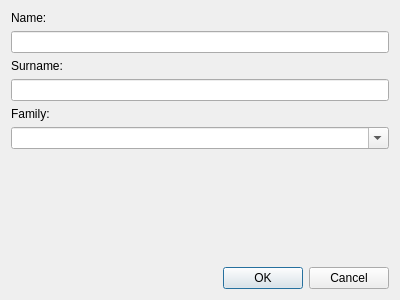
<?xml version="1.0" encoding="UTF-8"?>
<ui version="4.0">
    <class>EditClientDialog</class>
    <widget class="QDialog" name="EditClientDialog">
        <property name="geometry">
            <rect>
                <x>0</x>
                <y>0</y>
                <width>400</width>
                <height>300</height>
            </rect>
        </property>
        <property name="windowTitle">
            <string>Edit Client</string>
        </property>
        <layout class="QVBoxLayout" name="verticalLayout">
            <item>
                <widget class="QLabel" name="label_name">
                    <property name="text">
                        <string>Name:</string>
                    </property>
                </widget>
            </item>
            <item>
                <widget class="QLineEdit" name="nameLineEdit"/>
            </item>
            <item>
                <widget class="QLabel" name="label_surname">
                    <property name="text">
                        <string>Surname:</string>
                    </property>
                </widget>
            </item>
            <item>
                <widget class="QLineEdit" name="surnameLineEdit"/>
            </item>
            <item>
                <widget class="QLabel" name="label_family">
                    <property name="text">
                        <string>Family:</string>
                    </property>
                </widget>
            </item>
            <item>
                <widget class="QComboBox" name="familyComboBox">
                    <property name="editable">
                        <bool>true</bool>
                    </property>
                </widget>
            </item>
            <item>
                <spacer name="verticalSpacer">
                    <property name="orientation">
                        <enum>Qt::Vertical</enum>
                    </property>
                    <property name="sizeHint" stdset="0">
                        <size>
                            <width>20</width>
                            <height>40</height>
                        </size>
                    </property>
                </spacer>
            </item>
            <item>
                <widget class="QDialogButtonBox" name="buttonBox">
                    <property name="orientation">
                        <enum>Qt::Horizontal</enum>
                    </property>
                    <property name="standardButtons">
                        <set>QDialogButtonBox::Cancel|QDialogButtonBox::Ok</set>
                    </property>
                </widget>
            </item>
        </layout>
    </widget>
    <resources/>
    <connections>
        <connection>
            <sender>buttonBox</sender>
            <signal>accepted()</signal>
            <receiver>EditClientDialog</receiver>
            <slot>accept()</slot>
            <hints>
                <hint type="sourcelabel">
                    <x>248</x>
                    <y>254</y>
                </hint>
                <hint type="destinationlabel">
                    <x>157</x>
                    <y>274</y>
                </hint>
            </hints>
        </connection>
        <connection>
            <sender>buttonBox</sender>
            <signal>rejected()</signal>
            <receiver>EditClientDialog</receiver>
            <slot>reject()</slot>
            <hints>
                <hint type="sourcelabel">
                    <x>316</x>
                    <y>260</y>
                </hint>
                <hint type="destinationlabel">
                    <x>286</x>
                    <y>274</y>
                </hint>
            </hints>
        </connection>
    </connections>
</ui>
